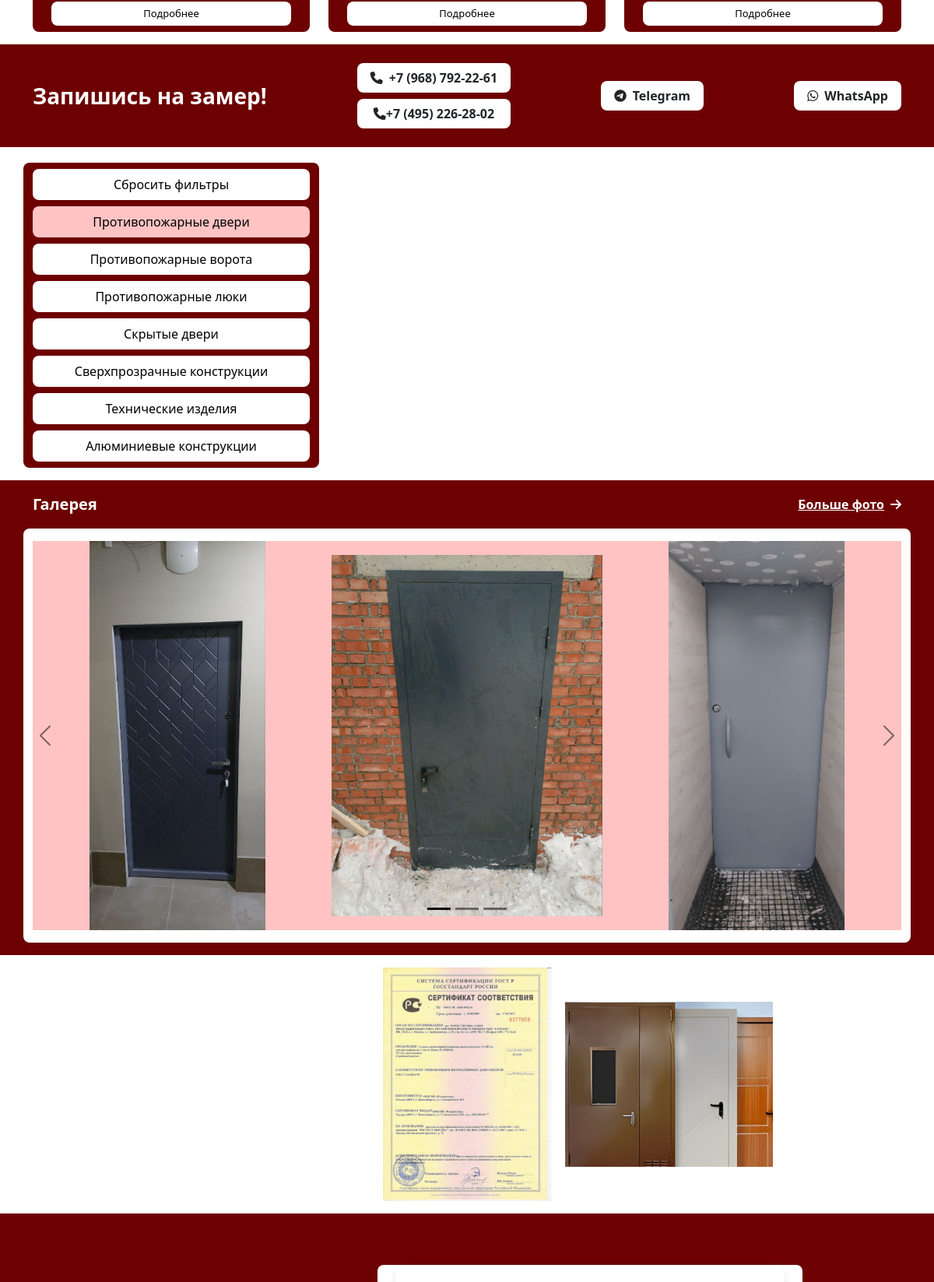
The app's page / (middle part), older data.
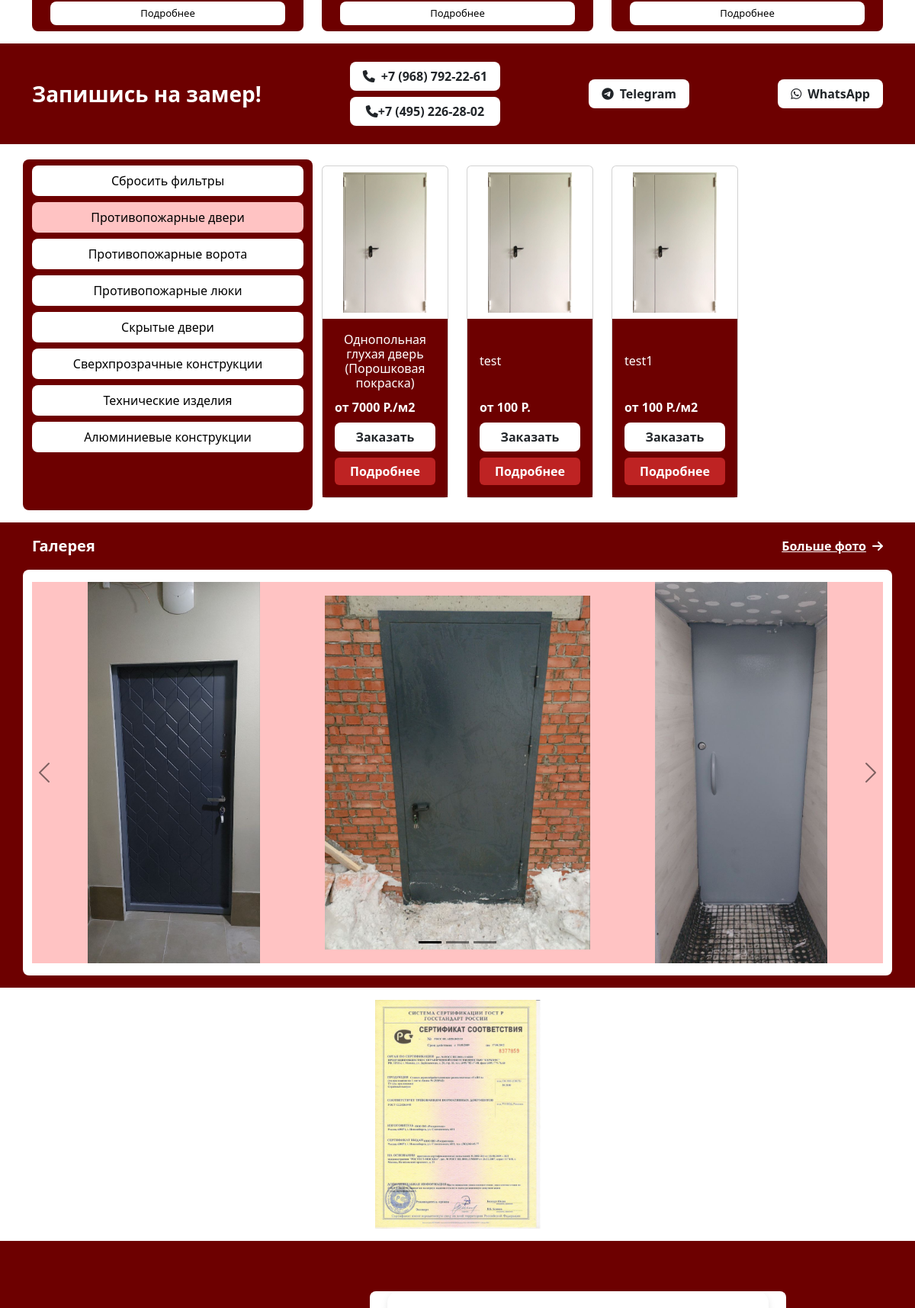
The same page, newer data.
### website/models.py (models this page shows, shortened)
class Sertificate(models.Model):
    CATEGORY_CHOICES = [
        ('fire_doors_cert', 'Сертификаты на противопожарные двери'),
        ('aluminum_structures_cert', 'Сертификаты на алюминиевые конструкции'),
        ('smoke_proof_doors_cert', 'Сертификаты на дымогазонепроницаемые двери'),
        ('product_cert', 'Сертификаты на изделия'),
        ('installation_license', 'Лицензия на осуществление монтажных работ'),
        ('certification_tests', 'Протоколы сертификационных испытаний'),
        ('gost_iso_cert', 'Сертификат соответствия требованиям ГОСТ Р ИСО'),
    ]
    photo = models.ImageField(upload_to="sertificates/")
    title = models.CharField(max_length=255, blank=True, null=True)
    category = models.CharField(
        max_length=100,
        choices=CATEGORY_CHOICES,
        verbose_name="Категория"
    )
    class Meta:
        verbose_name="Сертификат"
        verbose_name_plural = "Сертификаты"

class Product(models.Model):
    CATEGORY_CHOICES = [
        ('fire_doors', 'Противопожарные двери'),
        ('fire_hatches', 'Противопожарные люки'),
        ('fire_gates', 'Противопожарные ворота'),
        ('aluminum_structures', 'Алюминиевые конструкции'),
        ('hidden_doors', 'Скрытые двери'),
        ('ultra_clear_structures', 'Сверхпрозрачные конструкции'),
        ('technical_products', 'Технические изделия'),
    ]
    title = models.CharField(max_length=200, verbose_name="Название")
    price = models.IntegerField(verbose_name="Цена")
    photo = models.ImageField(upload_to="products/", verbose_name="Фото")
    category = models.CharField(
        max_length=50,
        choices=CATEGORY_CHOICES,
        verbose_name="Категория"
    )
    description = HTMLField(verbose_name="Описание")
    class Meta:
        verbose_name = "Продукт"
        verbose_name_plural = "Продукты"

### website/views.py (the view, shortened to what this page needs)
# urls.py: path('', views.index,name='index'),
def index(request):
    certificates = Sertificate.objects.all()
    products = Product.objects.all()
    return render(request, "index.html", {'certificates': certificates, 'products':products})

### website/templates/index.html (shortened to what the changed rows need)
{% extends "base.html" %}
{% load static %}
{% block content %}
<div class="container py-3" id="products">
    <div class="row">
        <div class="col-12 col-lg-8">
            <div class="row" id="product-list">
                {% for product in products %}
                <div class="col-12 col-lg-4 col-xl-3 mt-2 h-100">
                    <div class="card product-card mb-3 h-100" style="width: 100%;">
                        <img src="{{ product.photo.url }}" class="card-img-top p-2" alt="{{ product.title }}">
                        <div class="card-body d-flex flex-column">
                            <h5 class="fs-6 fw-light flex-grow-1 product-title">{{ product.title }}</h5>
                            <p class="card-text fw-semibold">от {{ product.price }} {% if product.category == 'fire_hatches' or product.category == 'hidden_doors' or product.category == 'ultra_clear_structures'%}Р.{% else %}Р./м2{% endif %}</p>
                            <button onclick="moveToForm()" class="btn card-btn fw-bold px-3 mt-2">Заказать</button>
                            <button class="btn btn-secondary fw-bold px-3 mt-2" onclick="openModal('{{ product.id }}', '{{ product.title }}', '{{ product.description|escapejs }}', '{{ product.photo.url }}', '{{ product.price }}')">Подробнее</button>
                        </div>
                    </div>
                </div>
                {% endfor %}
            </div>
        </div>
    </div>
</div>
<div class="container-fluid py-3">
    <div class="certificate-slider">
        {% for certificate in certificates %}
        <div class="mx-2">
            <img src="{{ certificate.photo.url }}" alt="{{certificate.title}}" class="certificate-img" data-bs-toggle="modal" data-bs-target="#certificateModal" data-img="{{ certificate.photo.url }}">
        </div>
        {% endfor %}
    </div>
</div>
{% endblock content %}

Row changes from the older to the newer data that the page shows:
removed Sertificate: photo (picture)
added Product: photo (picture), title "Однопольная глухая дверь (Порошковая покраска)", price "7000", category "Р./м2"
added Product: photo (picture), title "test", price "100", category "Р."
added Product: photo (picture), title "test1", price "100", category "Р./м2"
